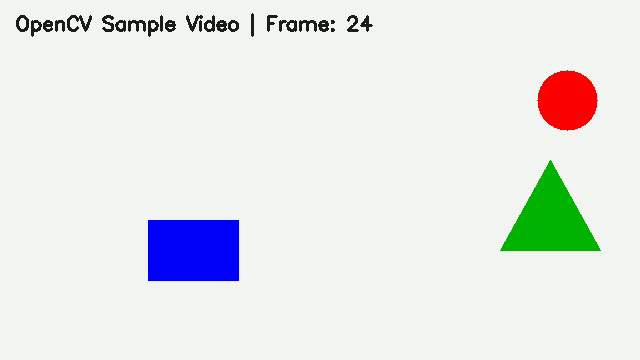
#> input picture frame 24 of opencv_sample_video.mp4, 640 x 360 px
$ jupyter execute 11_OpenCV_Video_and_Real_Time_CV.ipynb
#> lines starting #> are read from the running program, lines starting #| are printed output that depends on the picture; after the words box and inside, x2 and y2 are one past the last pixel; in counts of white or black regions, pixels touching at a corner belong together
# 11 — OpenCV Video & Real-Time Computer Vision

Each major concept uses **Intuition → Straight definition → One example**.

## 1. What is a video?
**Intuition:** A video is many images shown one after another.

**Definition:** OpenCV reads a video as a sequence of frames; each frame is a NumPy image array.

**Example:** 30 FPS means about 30 frames per second.

## 2. `VideoCapture`
**Intuition:** It is the connection between your program and a camera/video file.

**Definition:** `cv2.VideoCapture(source)` opens a camera or video source.

**Example:** `0` = default webcam; `'video.mp4'` = video file.

[cell 1]
import cv2

cap = cv2.VideoCapture('opencv_sample_video.mp4')
print(cap.isOpened())

## 3. Read one frame
**Intuition:** `read()` asks for the next image.

**Definition:** `read()` returns `(success, frame)`.

**Example:**

[cell 2]
ret, frame = cap.read()
#> frame is the input picture: shape (360, 640, 3); mean B, G, R 231.2, 231.7, 229.3

print(ret)
#| True

if ret:
    print(frame.shape)
#| (360, 640, 3)

## 4. Read every frame
**Intuition:** Keep asking for frames until the video ends.

**Definition:** A video loop repeatedly calls `read()` and processes each frame.

**Example:**

[cell 3]
cap = cv2.VideoCapture('opencv_sample_video.mp4')

while True:
    ret, frame = cap.read()
    if not ret:
        break

    cv2.imshow('Video', frame)

    if cv2.waitKey(1) == ord('q'):
#> (key q is pressed here)
        break

cap.release()
cv2.destroyAllWindows()

## 5. `waitKey()`
**Intuition:** OpenCV needs a small wait to refresh the window and receive keyboard input.

**Definition:** `cv2.waitKey(delay)` waits approximately `delay` milliseconds.

**Example:** `cv2.waitKey(1)` is common in real-time loops.

## 6. Webcam
**Intuition:** The camera continuously supplies new frames.

**Definition:** `cv2.VideoCapture(0)` opens the default camera.

**Example:**

[cell 4]
cap = cv2.VideoCapture(0)

while True:
    ret, frame = cap.read()
    if not ret:
        break

    cv2.imshow('Webcam', frame)

    if cv2.waitKey(1) == ord('q'):
#> (key q is pressed here)
        break

cap.release()
cv2.destroyAllWindows()

## 7. Video properties
**Intuition:** A video has width, height, FPS, and frame count.

**Definition:** `cap.get()` reads capture properties.

**Example:**

[cell 5]
cap = cv2.VideoCapture('opencv_sample_video.mp4')

width = int(cap.get(cv2.CAP_PROP_FRAME_WIDTH))
height = int(cap.get(cv2.CAP_PROP_FRAME_HEIGHT))
fps = cap.get(cv2.CAP_PROP_FPS)
frame_count = int(cap.get(cv2.CAP_PROP_FRAME_COUNT))

print('Width:', width)
print('Height:', height)
print('FPS:', fps)
print('Frames:', frame_count)

cap.release()

## 8. Jump to a frame
**Intuition:** You can move directly to a chosen frame.

**Definition:** `CAP_PROP_POS_FRAMES` controls the current frame position.

**Example:**

[cell 6]
cap = cv2.VideoCapture('opencv_sample_video.mp4')
cap.set(cv2.CAP_PROP_POS_FRAMES, 100)
ret, frame = cap.read()
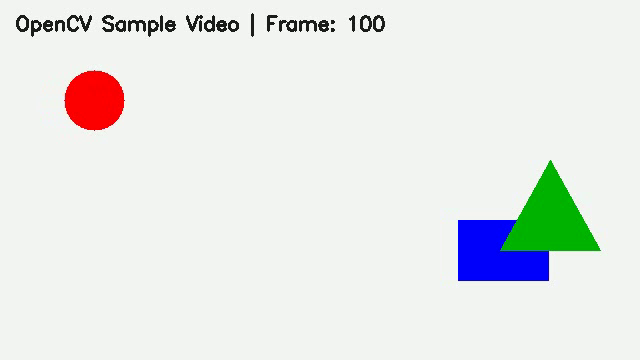
#> input picture frame 100 of opencv_sample_video.mp4, 640 x 360 px
#> frame is the input picture: shape (360, 640, 3); mean B, G, R 231.1, 232.9, 230.5

if ret:
    cv2.imshow('Frame 100', frame)
    cv2.waitKey(0)

cap.release()
cv2.destroyAllWindows()

## 9. Process every frame
**Intuition:** Real-time CV applies an operation to each incoming image.

**Definition:** The basic pipeline is **capture → process → display/output**.

**Example: grayscale video**

[cell 7]
cap = cv2.VideoCapture('opencv_sample_video.mp4')

while True:
    ret, frame = cap.read()
    if not ret:
        break

    gray = cv2.cvtColor(frame, cv2.COLOR_BGR2GRAY)
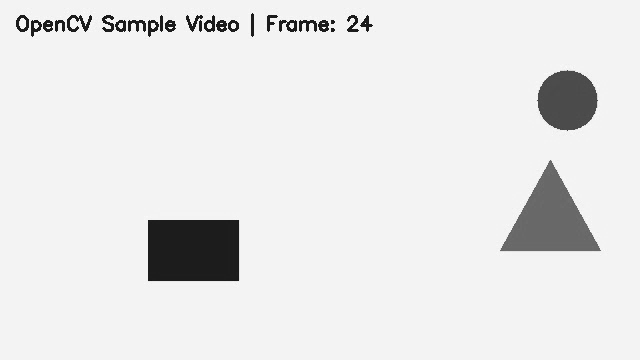
#> gray: shape (360, 640); min 21, max 252, mean 230.8
    cv2.imshow('Gray Video', gray)

    if cv2.waitKey(1) & 0xFF == ord('q'):
#> (key q is pressed here)
        break

cap.release()
cv2.destroyAllWindows()

## 10. Resize frames
**Intuition:** Smaller frames usually make processing faster.

**Definition:** `cv2.resize()` changes spatial resolution.

**Example:**

[cell 8]
cap = cv2.VideoCapture('opencv_sample_video.mp4')

while True:
    ret, frame = cap.read()
    if not ret:
        break


    small = cv2.resize(frame, (640, 480))
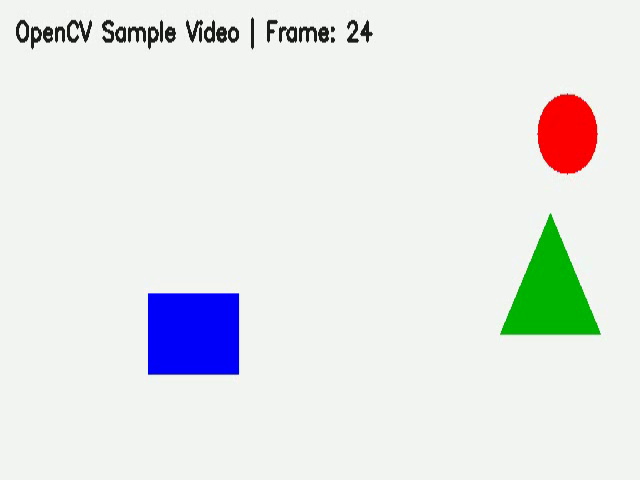
#> small: shape (480, 640, 3); mean B, G, R 231.2, 231.7, 229.3
    cv2.imshow('Resize', small)

    if cv2.waitKey(1) & 0xFF == ord('q'):
#> (key q is pressed here)
        break

cap.release()
cv2.destroyAllWindows()

## 11. FPS and real-time speed
**Intuition:** If input arrives at 30 FPS but your algorithm handles only 10 FPS, it cannot keep up.

**Definition:** FPS is frames processed/displayed per second.

If one frame takes `T` seconds:

**FPS = `1 / T`**

Example: `T = 0.05 s` → `20 FPS`.

## 12. Measure processing FPS
**Intuition:** Measure processing time, then invert it.

**Definition:** `time.perf_counter()` is a high-resolution timer for elapsed-time measurement.

**Example:**

[cell 9]
import time

cap = cv2.VideoCapture("opencv_sample_video.mp4")

ret, frame = cap.read()

start = time.perf_counter()

_ = cv2.cvtColor(frame, cv2.COLOR_BGR2GRAY)

elapsed = time.perf_counter() - start

fps = 1 / elapsed if elapsed > 0 else 0

print(f'Processing FPS: {fps:.1f}')

## 13. Display FPS
**Intuition:** Put the current speed directly on the frame.

**Definition:** `cv2.putText()` draws text on an image.

**Example:**

[cell 10]
cv2.putText(frame, f'FPS: {fps:.1f}', (20, 40),
            cv2.FONT_HERSHEY_SIMPLEX, 1, (0, 255, 0), 2)
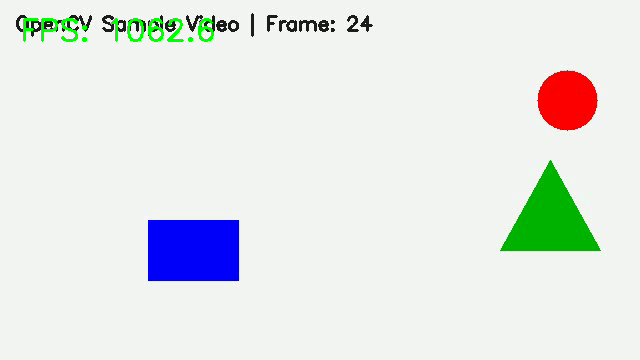
#> frame: shape (360, 640, 3); 0.57% of pixels changed, all inside (x1, y1, x2, y2) = (23, 18, 214, 42)

cv2.imshow("show FPS", frame)

## 14. `VideoWriter`
**Intuition:** `VideoCapture` reads video; `VideoWriter` saves processed frames.

**Definition:** `cv2.VideoWriter()` creates a video output stream.

**Example:**

[cell 11]
cap = cv2.VideoCapture('opencv_sample_video.mp4')
fps = cap.get(cv2.CAP_PROP_FPS) or 30
width = int(cap.get(cv2.CAP_PROP_FRAME_WIDTH))
height = int(cap.get(cv2.CAP_PROP_FRAME_HEIGHT))

fourcc = cv2.VideoWriter_fourcc(*'mp4v')
out = cv2.VideoWriter('output.mp4', fourcc, fps, (width, height))

while True:
    ret, frame = cap.read()
    if not ret:
        break

    gray = cv2.cvtColor(frame, cv2.COLOR_BGR2GRAY)
    output = cv2.cvtColor(gray, cv2.COLOR_GRAY2BGR)
    out.write(output)

cap.release()
out.release()

$ run again, starting later in the video
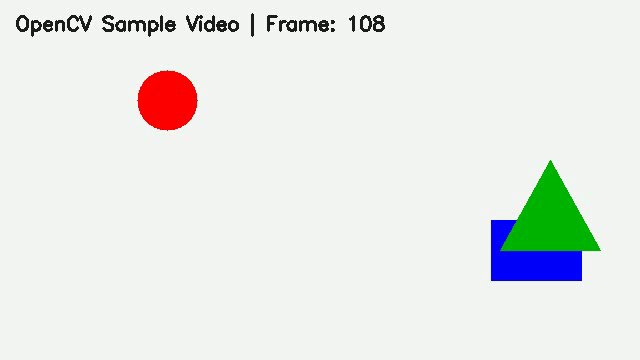
#> input picture frame 108 of opencv_sample_video.mp4, 640 x 360 px
#> frame is the input picture: shape (360, 640, 3); mean B, G, R 231.1, 234, 231.6
#| True
#| (360, 640, 3)
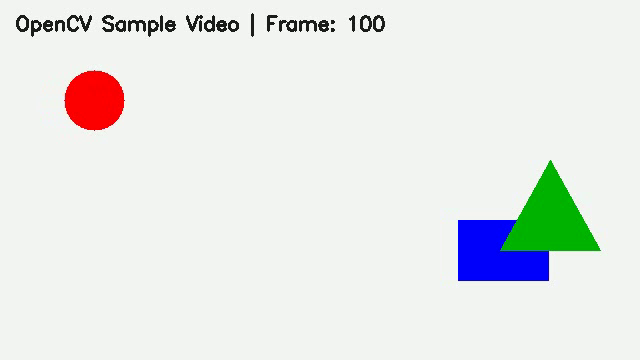
#> input picture frame 100 of opencv_sample_video.mp4, 640 x 360 px
#> frame is the input picture: shape (360, 640, 3); mean B, G, R 231.1, 232.9, 230.5
#> `cv2.putText(frame, f'FPS: {fps:.1f}', (20, 40), cv2.FONT_HERSHEY_SIMPL..`:
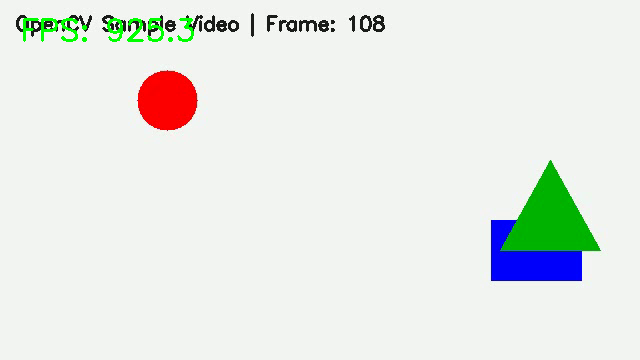
#> frame: shape (360, 640, 3); 0.52% of pixels changed, all inside (x1, y1, x2, y2) = (23, 18, 194, 42)

$ run again, starting later in the video
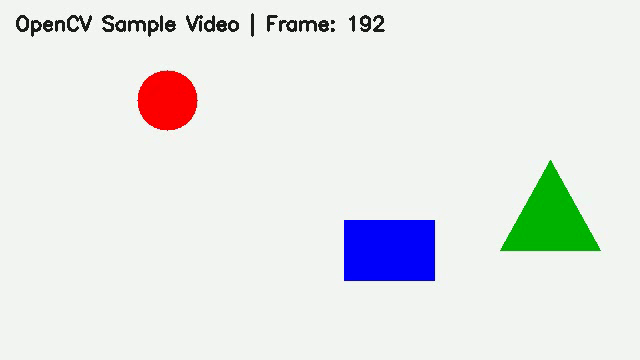
#> input picture frame 192 of opencv_sample_video.mp4, 640 x 360 px
#> frame is the input picture: shape (360, 640, 3); mean B, G, R 231.2, 231.6, 229.2
#| True
#| (360, 640, 3)
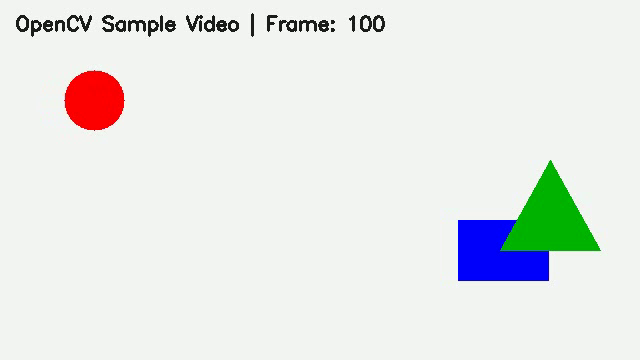
#> input picture frame 100 of opencv_sample_video.mp4, 640 x 360 px
#> frame is the input picture: shape (360, 640, 3); mean B, G, R 231.1, 232.9, 230.5
#> `cv2.putText(frame, f'FPS: {fps:.1f}', (20, 40), cv2.FONT_HERSHEY_SIMPL..`:
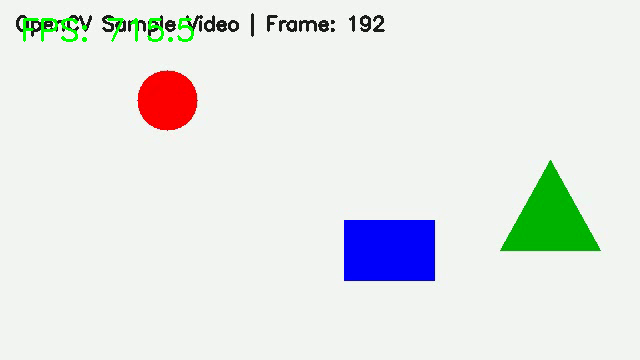
#> frame: shape (360, 640, 3); 0.46% of pixels changed, all inside (x1, y1, x2, y2) = (23, 18, 194, 42)
